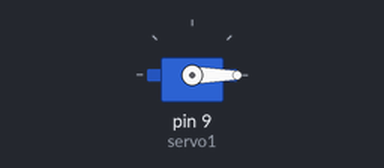
Bench run of a sketch on a simulated Arduino Uno, built with avr-gcc and run on an emulated ATmega328P. Shown: servo.

Above: at 0.05 s.
At 3.25 s:
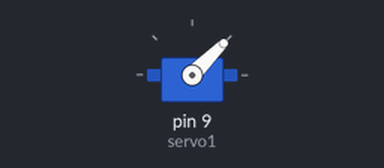
At 6.5 s:
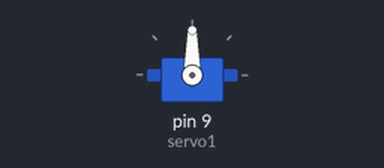
At 13.0 s:
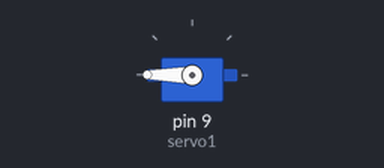
Timing chart, 0 to 16.9 s (numbered marks = the images above):
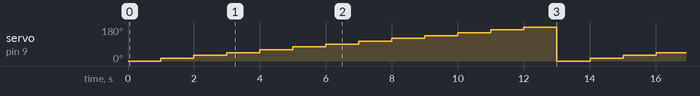

Measured:
- by itself, servo on pin 9 (servo1): repeats every 13.0 s: 30° 1.0 s, 45° 1.0 s, 60° 1.0 s, 75° 1.0 s, 90° 1.0 s, 105° 1.0 s, 120° 1.0 s, 135° 1.0 s, 150° 1.0 s, 165° 1.0 s, 180° 1.0 s, 0° 1.0 s, 15° 1.0 s

The sketch:

Knob.ino
```cpp
/*
 Controlling a servo position using a potentiometer (variable resistor)
 by Michal Rinott <http://people.interaction-ivrea.it/m.rinott>

 modified on 8 Nov 2013
 by Scott Fitzgerald
 http://www.arduino.cc/en/Tutorial/Knob
*/

#include <Servo.h>

Servo servo1;  // create servo object to control a servo

void setup() {
  servo1.attach(9);  // attaches the servo on pin 9 to the servo object
}

void loop() {
  for(int i=0;i<=180;i+=15){
    servo1.write(i);
    delay(1000);
  }
  servo1.write(0);
  delay(15);
  // waits for the servo to get there
}
```
